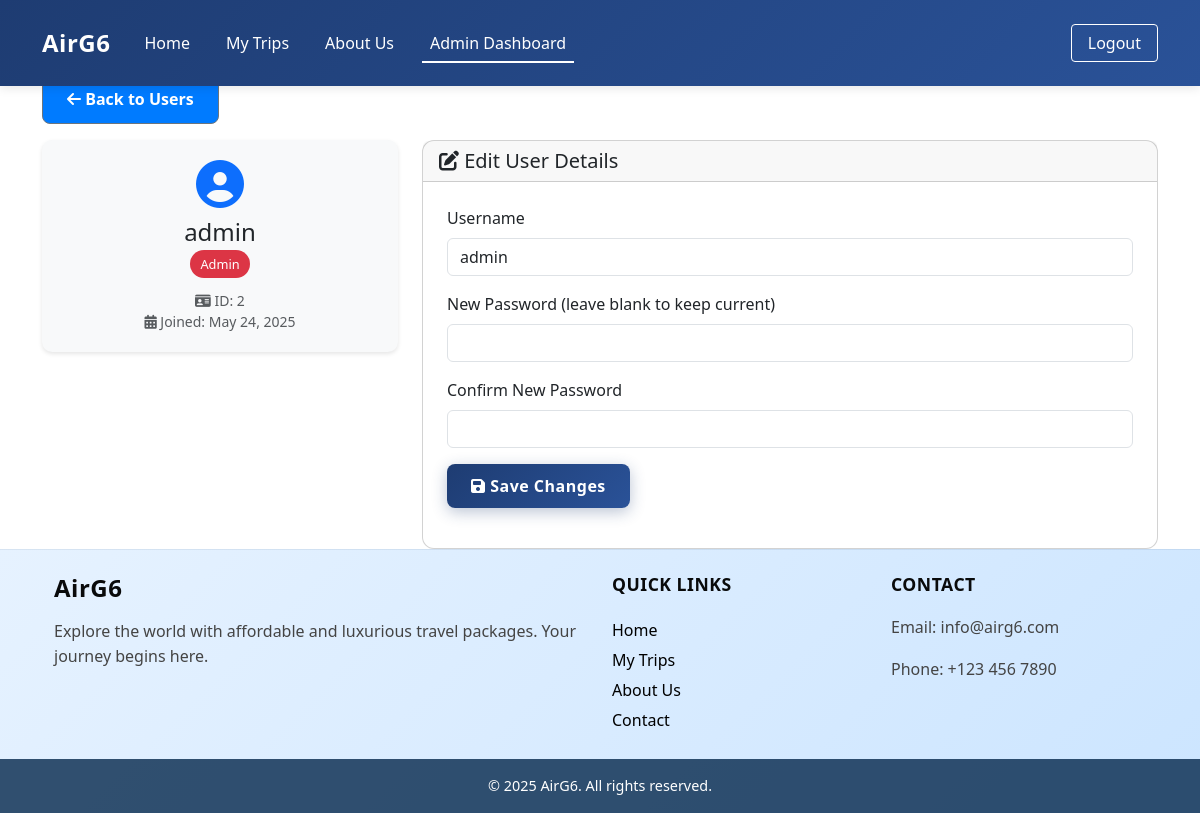
Page /admin/user_edit.php?id=2 (signed in) on the committed database.
### tables this page shows
CREATE TABLE `users` (
  `id` int(11) NOT NULL,
  `username` varchar(50) NOT NULL,
  `password` varchar(255) NOT NULL,
  `role` enum('client','admin') NOT NULL DEFAULT 'client',
  `created_at` timestamp NOT NULL DEFAULT current_timestamp()
);

### admin/user_edit.php (the view, shortened to what this page needs)
<link rel="stylesheet" href="../css/styles.css">
<?php
require_once '../includes/db.php';
include '../includes/navbar.php';
$user_id = intval($_GET['id']);
$stmt = $conn->prepare("SELECT * FROM users WHERE id = ?");
$stmt->bind_param("i", $user_id);
$stmt->execute();
$user = $stmt->get_result()->fetch_assoc();
?>
<!DOCTYPE html>
<html>
<head>
    <link rel="stylesheet" href="https://cdnjs.cloudflare.com/ajax/libs/font-awesome/6.4.0/css/all.min.css">
</head>
<body>
    <div class="container mt-4">
        <a href="users.php" class="btn btn-secondary mb-3">
            <i class="fas fa-arrow-left"></i> Back to Users
        </a>
        <div class="row">
            <div class="col-md-4">
                <div class="profile-card text-center">
                    <div class="profile-icon">
                        <i class="fas fa-user-circle"></i>
                    </div>
                    <h4><?= htmlspecialchars($user['username']) ?></h4>
                    <span class="user-role-badge <?= $user['role'] === 'admin' ? 'admin-badge' : 'client-badge' ?>">
                        <?= ucfirst($user['role']) ?>
                    </span>
                    <div class="mt-3 text-muted">
                        <small>
                            <i class="fas fa-id-card"></i> ID: <?= $user['id'] ?><br>
                            <i class="fas fa-calendar-alt"></i> Joined: <?= date('M d, Y', strtotime($user['created_at'])) ?>
                        </small>
                    </div>
                </div>
            </div>
            <div class="col-md-8">
                <div class="card">
                    <div class="card-header">
                        <h5 class="card-title mb-0">
                            <i class="fas fa-edit"></i> Edit User Details
                        </h5>
                    </div>
                    <div class="card-body">
                        <form method="POST">
                            <div class="mb-3">
                                <label for="username" class="form-label">Username</label>
                                <input type="text" class="form-control" id="username" name="username"
                                       value="<?= htmlspecialchars($user['username']) ?>" required>
                            </div>
                            <div class="mb-3">
                                <label for="new_password" class="form-label">New Password (leave blank to keep current)</label>
                                <input type="password" class="form-control" id="new_password" name="new_password">
                            </div>
                            <div class="mb-3">
                                <label for="confirm_password" class="form-label">Confirm New Password</label>
                                <input type="password" class="form-control" id="confirm_password" name="confirm_password">
                            </div>
                            <div class="d-flex justify-content-between">
                                <button type="submit" class="btn btn-primary">
                                    <i class="fas fa-save"></i> Save Changes
                                </button>
                            </div>
                        </form>
                    </div>
                </div>
            </div>
        </div>
    </div>
    <?php include '../includes/footer.php'; ?>
</body>
</html>

### css/styles.css (style rules this page uses)
.btn { background-color: #007bff; color: white; padding: 0.75rem 1.5rem; text-decoration: none; font-weight: bold; border-radius: 8px; transition: 0.3s; }
.card { border-radius: 12px; }
.card-body { padding: 1.5rem; }
body { padding-top: 50px; }
.btn-primary { background: linear-gradient(135deg, #1e3c72 0%, #2a5298 100%) !important; border: none; border-radius: 8px; padding: 10px 24px; font-weight: 600; letter-spacing: 0.5px; box-shadow: 0 4px 15px rgba(30, 60, 114, 0.3); transition: all 0.3s ease; }

### admin/user_edit.php (style rules this page uses)
.profile-card { background-color: #f8f9fa; border-radius: 10px; padding: 20px; margin-bottom: 20px; box-shadow: 0 2px 4px rgba(0,0,0,0.1); }
.profile-icon { font-size: 3rem; color: #0d6efd; margin-bottom: 10px; }
.user-role-badge { font-size: 0.8rem; padding: 5px 10px; border-radius: 20px; }
.admin-badge { background-color: #dc3545; color: white; }

### rows in the picture
users: username "admin", role "Admin", id "2", created_at "May 24, 2025"
